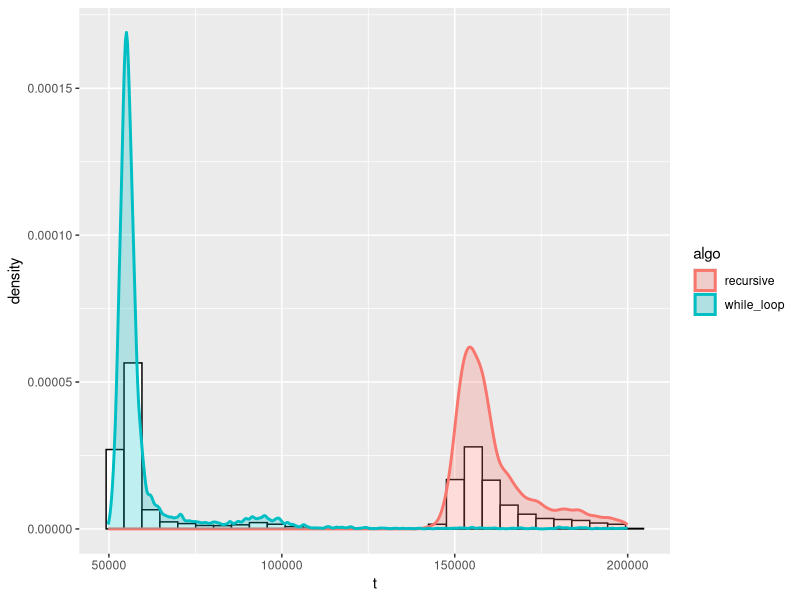

Source code (R):
# longest Collatz sequence

# n -> n/2 (n is even)
# n -> 3n + 1 (n is odd)

# Which starting number, under one million, produces the longest chain?

library(microbenchmark)
library(ggplot2)

# Summation of collatz sequence (recursive)
sum_collatz <- function(n){
  if(n>1){
    
    if(n%%2==0){
      i <- n/2
    } else {
      i <- 3*n+1
    }
    
    return(n + sum_collatz(i))
    
  } else {
    return(1)
  }
}

sum_collatz(13)

# showing collatz sequence (recursive)
seq_collatz <- function(n){
  if(n>1){
    
    if(n%%2==0){
      i <- n/2
    } else {
      i <- 3*n+1
    }
    
    return(c(n, seq_collatz(i)))
    
  } else {
    return(1)
  }
}

seq_collatz(13)

# showing collatz sequence (while loop)
seq2_collatz <- function(n){
  
  s <- n
  
  while(n!=1){
    
    if(n%%2==0){
      n <- n/2
    } else {
      n <- 3*n+1
    }
    
    s<-c(s,n)
    
  }
  
  return(s)
  
}

seq2_collatz(13)

# Compare collatz sequence function using recursive vs while loop

recur <- microbenchmark(seq_collatz(10^9), times = 10000)

while_loop <- microbenchmark(seq2_collatz(10^9), times = 10000)

df <- data.frame(algo = c(rep("recursive", length(recur$time)), rep("while_loop", length(while_loop$time))), 
                 t = c(recur$time, while_loop$time))

# Histogram with kernel density
ggplot(df[df$t < 2*10^5,], aes(x = t, color = algo, fill = algo)) + 
  geom_histogram(aes(y = ..density..), fill = "white", color = "black") +
  geom_density(lwd = 1, alpha = 0.25)

# while loop is faster

cahin_length <-
  sapply(c(1:1000), function(x){
    length(seq2_collatz(x))
  })
